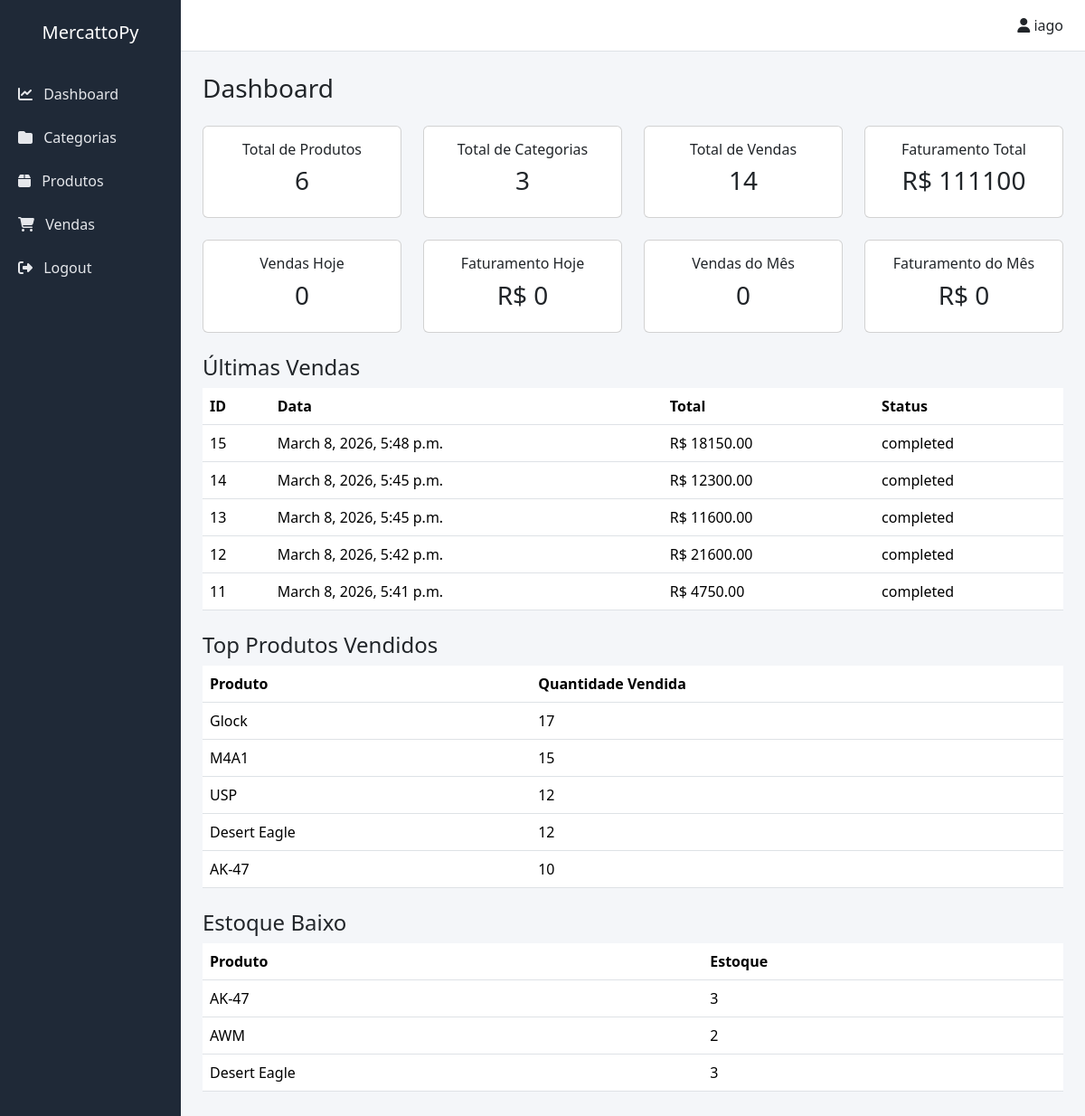
Before: / (signed in) with the older database file.
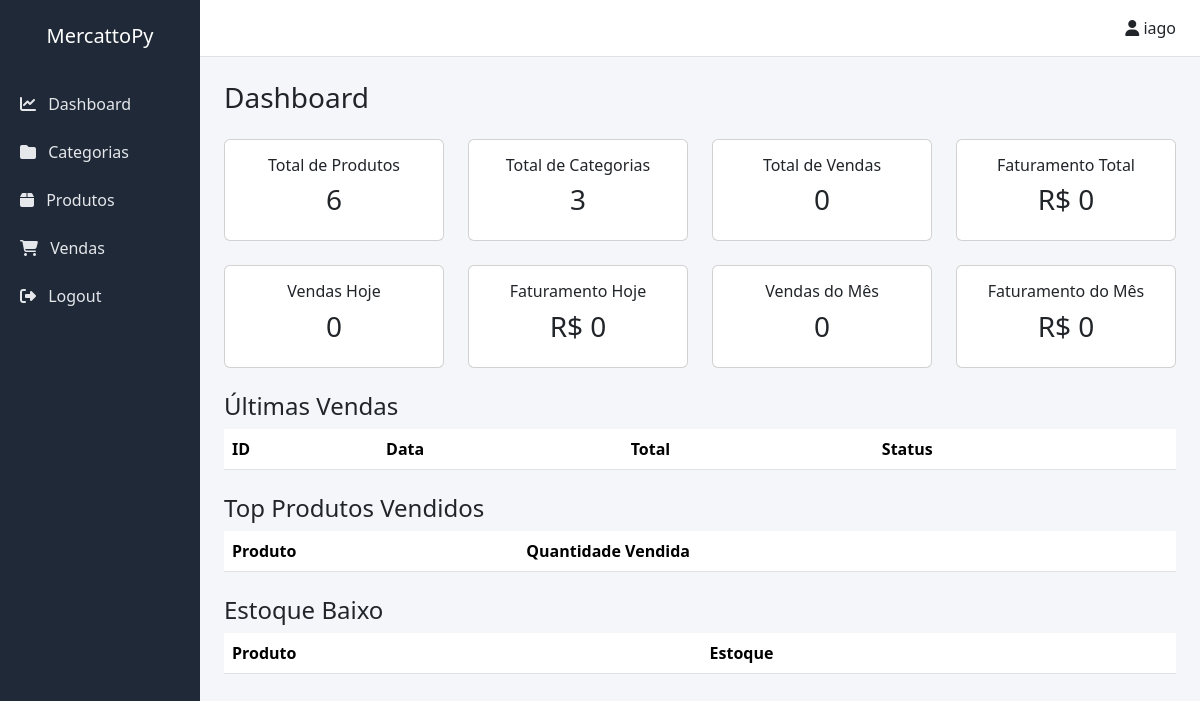
After: the same page with the newer database file.
### sales/models.py (models this page shows, shortened)
class Sale(models.Model):
    STATUS_CHOICES = [
        ('open', 'Aberta'),
        ('completed', 'Concluída'),
    ]
    date = models.DateTimeField(auto_now_add=True)
    total = models.DecimalField(
        max_digits=10,
        decimal_places=2,
        default=0,
        editable=False
    )
    status = models.CharField(
        max_length=20,
        choices=STATUS_CHOICES,
        default='open'
    )

### catalog/models.py (models this page shows, shortened)
class Product(models.Model):
    category = models.ForeignKey(
        Category,
        on_delete=models.PROTECT,
        related_name='products'
    )
    name = models.CharField(max_length=150)
    description = models.TextField(blank=True)
    price = models.DecimalField(max_digits=10, decimal_places=2)
    stock = models.PositiveIntegerField()
    is_active = models.BooleanField(default=True)
    class Meta:
        verbose_name = "Produto"
        verbose_name_plural = "Produtos"
        ordering = ['name']

### mercattopy/views.py (the view)
# urls.py: path('', dashboard, name='dashboard'),
@login_required
def dashboard(request):
    today = timezone.now().date()
    month = timezone.now().month
    year = timezone.now().year
    total_products = Product.objects.count()
    total_categories = Category.objects.count()
    total_sales = Sale.objects.filter(status='completed').count()
    total_revenue = Sale.objects.filter(
        status='completed'
    ).aggregate(total=Sum('total'))['total'] or 0
    sales_today = Sale.objects.filter(
        status='completed',
        date__date=today
    ).count()
    revenue_today = Sale.objects.filter(
        status='completed',
        date__date=today
    ).aggregate(total=Sum('total'))['total'] or 0
    sales_month = Sale.objects.filter(
        status='completed',
        date__month=month,
        date__year=year
    ).count()
    revenue_month = Sale.objects.filter(
        status='completed',
        date__month=month,
        date__year=year
    ).aggregate(total=Sum('total'))['total'] or 0
    latest_sales = Sale.objects.order_by('-date')[:5]
    top_products = (
        SaleItem.objects
        .values('product__name')
        .annotate(total_sold=Sum('quantity'))
        .order_by('-total_sold')[:5]
    )
    low_stock_products = Product.objects.filter(stock__lte=3)
    context = {
        'total_products': total_products,
        'total_categories': total_categories,
        'total_sales': total_sales,
        'total_revenue': total_revenue,
        'sales_today': sales_today,
        'revenue_today': revenue_today,
        'sales_month': sales_month,
        'revenue_month': revenue_month,
        'latest_sales': latest_sales,
        'top_products': top_products,
        'low_stock_products': low_stock_products,
    }
    return render(request, 'dashboard/dashboard.html', context)

### templates/dashboard/dashboard.html (shortened to what this page needs)
{% extends "base.html" %}
{% block content %}
<h3 class="mb-4">Dashboard</h3>
<div class="row mb-4">
<div class="col-md-3">
<div class="card">
<div class="card-body text-center">
<h6>Total de Produtos</h6>
<h3>{{ total_products }}</h3>
</div>
</div>
</div>
<div class="col-md-3">
<div class="card">
<div class="card-body text-center">
<h6>Total de Categorias</h6>
<h3>{{ total_categories }}</h3>
</div>
</div>
</div>
<div class="col-md-3">
<div class="card">
<div class="card-body text-center">
<h6>Total de Vendas</h6>
<h3>{{ total_sales }}</h3>
</div>
</div>
</div>
<div class="col-md-3">
<div class="card">
<div class="card-body text-center">
<h6>Faturamento Total</h6>
<h3>R$ {{ total_revenue }}</h3>
</div>
</div>
</div>
</div>
<div class="row mb-4">
<div class="col-md-3">
<div class="card">
<div class="card-body text-center">
<h6>Vendas Hoje</h6>
<h3>{{ sales_today }}</h3>
</div>
</div>
</div>
<div class="col-md-3">
<div class="card">
<div class="card-body text-center">
<h6>Faturamento Hoje</h6>
<h3>R$ {{ revenue_today }}</h3>
</div>
</div>
</div>
<div class="col-md-3">
<div class="card">
<div class="card-body text-center">
<h6>Vendas do Mês</h6>
<h3>{{ sales_month }}</h3>
</div>
</div>
</div>
<div class="col-md-3">
<div class="card">
<div class="card-body text-center">
<h6>Faturamento do Mês</h6>
<h3>R$ {{ revenue_month }}</h3>
</div>
</div>
</div>
</div>
<h4 class="mt-4">Últimas Vendas</h4>
<table class="table">
<thead>
<tr>
<th>ID</th>
<th>Data</th>
<th>Total</th>
<th>Status</th>
</tr>
</thead>
<tbody>
{% for sale in latest_sales %}
<tr>
<td>{{ sale.id }}</td>
<td>{{ sale.date }}</td>
<td>R$ {{ sale.total }}</td>
<td>{{ sale.status }}</td>
</tr>
{% endfor %}
</tbody>
</table>
<h4 class="mt-4">Top Produtos Vendidos</h4>
<table class="table">
<thead>
<tr>
<th>Produto</th>
<th>Quantidade Vendida</th>
</tr>
</thead>
<tbody>
{% for product in top_products %}
<tr>
<td>{{ product.product__name }}</td>
<td>{{ product.total_sold }}</td>
</tr>
{% endfor %}
</tbody>
</table>
<h4 class="mt-4">Estoque Baixo</h4>
<table class="table">
<thead>
<tr>
<th>Produto</th>
<th>Estoque</th>
</tr>
</thead>
<tbody>
{% for product in low_stock_products %}
<tr>
<td>{{ product.name }}</td>
<td>{{ product.stock }}</td>
</tr>
{% endfor %}
</tbody>
</table>
{% endblock %}

Changed rows visible on the page:
removed Sale: id "15", date "March 8, 2026, 5:48 p.m.", total "18150.00", status "completed"
removed Sale: id "14", date "March 8, 2026, 5:45 p.m.", total "12300.00", status "completed"
removed Sale: id "13", date "March 8, 2026, 5:45 p.m.", total "11600.00", status "completed"
removed Sale: id "12", date "March 8, 2026, 5:42 p.m.", total "21600.00", status "completed"
removed Sale: id "11", date "March 8, 2026, 5:41 p.m.", total "4750.00", status "completed"
no longer on this page (row edited): Product: name "AK-47", stock "3"
no longer on this page (row edited): Product: name "AWM", stock "2"
no longer on this page (row edited): Product: name "Desert Eagle", stock "3"
Other visible differences:
{{ total_sales }}: "14" → "0"
{{ total_revenue }}: "111100" → "0"
list line gone: "Glock 17"
list line gone: "M4A1 15"
list line gone: "USP 12"
list line gone: "Desert Eagle 12"
list line gone: "AK-47 10"
